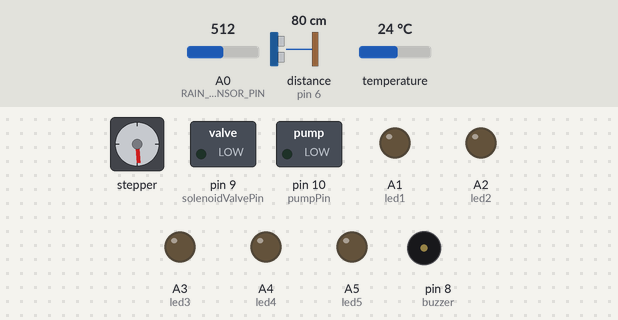
A sketch run on a simulated Arduino Uno, built with avr-gcc and run on an emulated ATmega328P. Shown: stepper motor, switched loads named in the sketch (green lamp = pin HIGH), output pins drawn as LEDs (lit = HIGH), buzzer (waves = sounding, pin HIGH). Wiring (inferred from the names in the program): stepper motor (2048 steps per turn assumed): coils pin 2, pin 3, pin 4, pin 5. The test bench sets the inputs (shaded band); at power-on: A0 (RAIN_SENSOR_PIN) = 512, distance to the obstacle (sensor on pin 6) 80 cm, temperature 24 °C. The echo pulse lasts 58.3 µs per cm; pins used as bus, display or sensor lines are not drawn; what the sketch prints to the serial monitor is not drawn.

Above: at 4.6 s.
4.7 s: A0 (RAIN_SENSOR_PIN) set to 134
7.3 s: A0 (RAIN_SENSOR_PIN) set to 108
At 10.2 s:
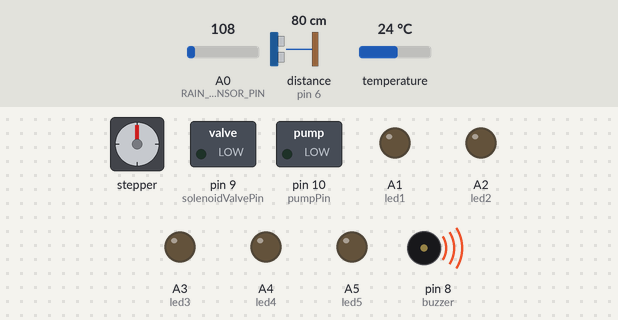
10.8 s: A0 (RAIN_SENSOR_PIN) set to 122
At 13.8 s:
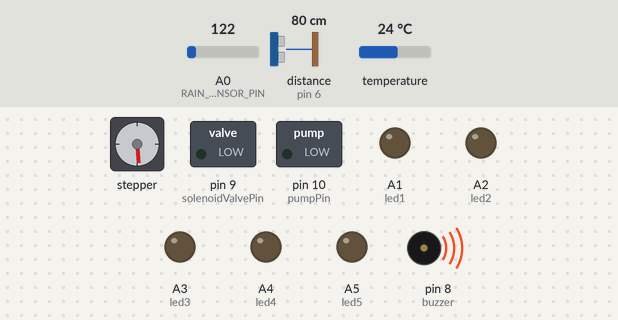
14.3 s: A0 (RAIN_SENSOR_PIN) set to 5
At 15.41 s:
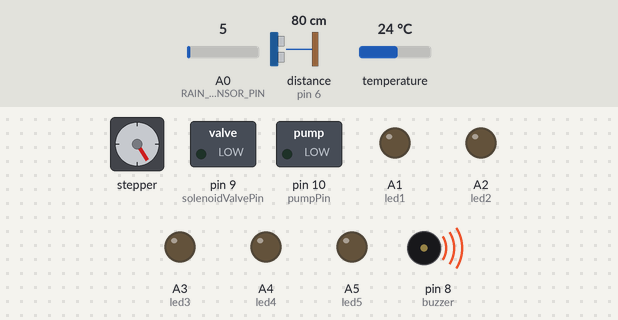
17.8 s: distance to the obstacle (sensor on pin 6) set to 9 cm
At 20.2 s:
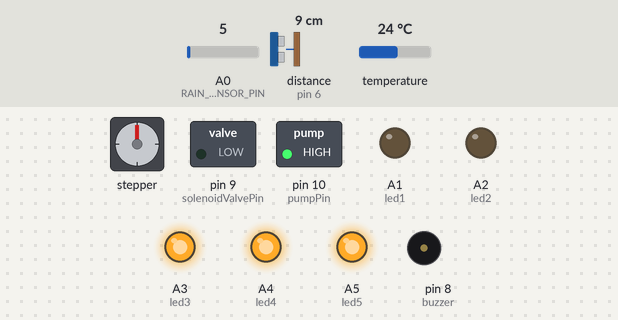
23.8 s: distance to the obstacle (sensor on pin 6) set to 5 cm
At 26.5 s:
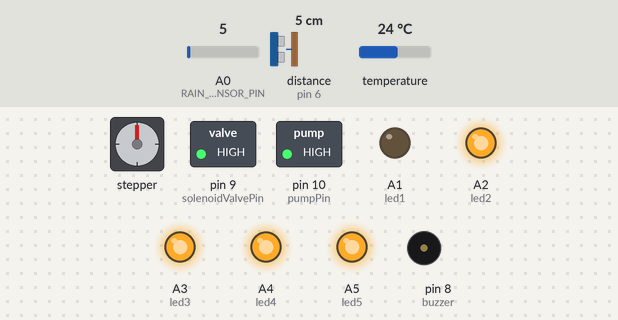
Timing chart, 0 to 28.0 s (numbered marks = the images above; inputs shaded):
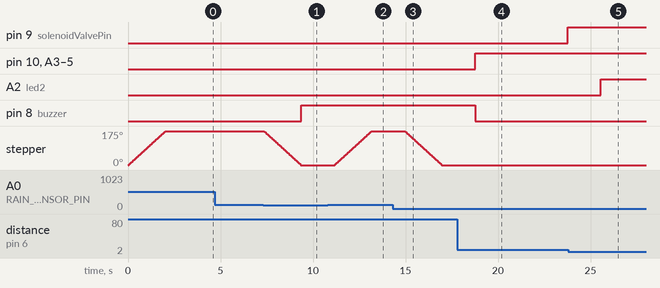

The sketch:

water_tank.ino
```cpp
#define STEPPER_PIN_1 2
#define STEPPER_PIN_2 3
#define STEPPER_PIN_3 4
#define STEPPER_PIN_4 5
#define RAIN_SENSOR_PIN A0
#define THRESHOLD 120

int step_number = 0;
bool isRaining = false;

// Define the pins for the second code
#define trigpin 7
#define echopin 6
#define buzzer 8  // Define the buzzer pin

int led1 = A1;
int led2 = A2;
int led3 = A3;
int led4 = A4;
int led5 = A5;

int solenoidValvePin = 9;  // Pin connected to the solenoid valve
int pumpPin = 10;          // Pin connected to the electric pump
#include <OneWire.h>
#include <DallasTemperature.h>

#define ONE_WIRE_BUS 12

OneWire oneWire(ONE_WIRE_BUS);

DallasTemperature sensors(&oneWire);

 float Celcius=0;
 float Fahrenheit=0;

void setup() {
  // Setup for stepper motor and rain sensor
  pinMode(STEPPER_PIN_1, OUTPUT);
  pinMode(STEPPER_PIN_2, OUTPUT);
  pinMode(STEPPER_PIN_3, OUTPUT);
  pinMode(STEPPER_PIN_4, OUTPUT);

  // Setup for the second code
  Serial.begin(9600);
  pinMode(trigpin, OUTPUT);
  pinMode(echopin, INPUT);
  pinMode(buzzer, OUTPUT);  // Set the buzzer pin as an output
  pinMode(led1, OUTPUT);
  pinMode(led2, OUTPUT);
  pinMode(led3, OUTPUT);
  pinMode(led4, OUTPUT);
  pinMode(led5, OUTPUT);
  pinMode(solenoidValvePin, OUTPUT);  // Set the solenoid valve pin as an output
  pinMode(pumpPin, OUTPUT);           // Set the pump pin as an output

  // Initialize all LEDs, the solenoid valve, the pump, and the buzzer to be off
  digitalWrite(led1, LOW);
  digitalWrite(led2, LOW);
  digitalWrite(led3, LOW);
  digitalWrite(led4, LOW);
  digitalWrite(led5, LOW);
  digitalWrite(buzzer, LOW);
  digitalWrite(solenoidValvePin, LOW);
  digitalWrite(pumpPin, LOW);
  sensors.begin();
}

void loop() {
  // Read the rain sensor value
  int rainValue = analogRead(RAIN_SENSOR_PIN);
  Serial.print("ADC value: ");
  Serial.println(rainValue);

  if (rainValue > THRESHOLD && !isRaining) {
    // Rain detected and motor is not yet moved
    moveStepper(1000, true); // Move forward 180 degrees
    isRaining = true;
    Serial.println("Rain detected, moving 180 degrees.");
    digitalWrite(solenoidValvePin, LOW);  // Turn off solenoid valve
    digitalWrite(pumpPin, LOW);           // Turn off pump
  } else if (rainValue <= THRESHOLD && isRaining) {
    // No rain detected and motor is in the moved position
    moveStepper(1000, false); // Move backward 180 degrees
    isRaining = false;
    Serial.println("No rain, returning 180 degrees.");
  }

  // Only run the second code if there is no rain
  if (!isRaining) {
    int duration, distance;
    Serial.println("Measuring distance.");
    // Send a pulse from the trigger pin
    digitalWrite(trigpin, HIGH);
    delayMicroseconds(10);  // Reduced to 10 microseconds for the pulse duration
    digitalWrite(trigpin, LOW);

    // Measure the duration of the echo pulse
    duration = pulseIn(echopin, HIGH);

    // Calculate the distance in centimeters
    distance = (duration / 2) / 29.1;

    // Print the distance to the serial monitor
    Serial.print("cm: ");
    Serial.println(distance);

    // Control LEDs based on the measured distance
    controlLEDs(distance);

    // Control the buzzer based on the measured distance
    controlBuzzer(distance);

    // Control the solenoid valve and pump based on the measured distance
    controlSolenoidAndPump(distance);
  }
  sensors.requestTemperatures();
  Celcius=sensors.getTempCByIndex(0);
  Fahrenheit=sensors.toFahrenheit(Celcius);
  Serial.print(" C  ");
  Serial.print(Celcius);
  Serial.print(" F  ");
  Serial.println(Fahrenheit);
  delay(1000); // Delay for a while before reading again
}

void moveStepper(int steps, bool dir) {
  for (int a = 0; a < steps; a++) {
    OneStep(dir);
    delay(2);
  }
}

void OneStep(bool dir) {
  if (dir) {
    switch (step_number) {
      case 0:
        digitalWrite(STEPPER_PIN_1, HIGH);
        digitalWrite(STEPPER_PIN_2, LOW);
        digitalWrite(STEPPER_PIN_3, LOW);
        digitalWrite(STEPPER_PIN_4, LOW);
        break;
      case 1:
        digitalWrite(STEPPER_PIN_1, LOW);
        digitalWrite(STEPPER_PIN_2, HIGH);
        digitalWrite(STEPPER_PIN_3, LOW);
        digitalWrite(STEPPER_PIN_4, LOW);
        break;
      case 2:
        digitalWrite(STEPPER_PIN_1, LOW);
        digitalWrite(STEPPER_PIN_2, LOW);
        digitalWrite(STEPPER_PIN_3, HIGH);
        digitalWrite(STEPPER_PIN_4, LOW);
        break;
      case 3:
        digitalWrite(STEPPER_PIN_1, LOW);
        digitalWrite(STEPPER_PIN_2, LOW);
        digitalWrite(STEPPER_PIN_3, LOW);
        digitalWrite(STEPPER_PIN_4, HIGH);
        break;
    }
  } else {
    switch (step_number) {
      case 0:
        digitalWrite(STEPPER_PIN_1, LOW);
        digitalWrite(STEPPER_PIN_2, LOW);
        digitalWrite(STEPPER_PIN_3, LOW);
        digitalWrite(STEPPER_PIN_4, HIGH);
        break;
      case 1:
        digitalWrite(STEPPER_PIN_1, LOW);
        digitalWrite(STEPPER_PIN_2, LOW);
        digitalWrite(STEPPER_PIN_3, HIGH);
        digitalWrite(STEPPER_PIN_4, LOW);
        break;
      case 2:
        digitalWrite(STEPPER_PIN_1, LOW);
        digitalWrite(STEPPER_PIN_2, HIGH);
        digitalWrite(STEPPER_PIN_3, LOW);
        digitalWrite(STEPPER_PIN_4, LOW);
        break;
      case 3:
        digitalWrite(STEPPER_PIN_1, HIGH);
        digitalWrite(STEPPER_PIN_2, LOW);
        digitalWrite(STEPPER_PIN_3, LOW);
        digitalWrite(STEPPER_PIN_4, LOW);
        break;
    }
  }
  step_number++;
  if (step_number > 3) {
    step_number = 0;
  }
}

void controlLEDs(int distance) {
  if (distance <= 3) {
    digitalWrite(led1, HIGH);
    digitalWrite(led2, HIGH);
    digitalWrite(led3, HIGH);
    digitalWrite(led4, HIGH);
    digitalWrite(led5, HIGH);
  } else if (distance > 3 && distance <= 6) {
    digitalWrite(led1, LOW);
    digitalWrite(led2, HIGH);
    digitalWrite(led3, HIGH);
    digitalWrite(led4, HIGH);
    digitalWrite(led5, HIGH);
  } else if (distance > 6 && distance <= 9) {
    digitalWrite(led1, LOW);
    digitalWrite(led2, LOW);
    digitalWrite(led3, HIGH);
    digitalWrite(led4, HIGH);
    digitalWrite(led5, HIGH);
  } else if (distance > 9 && distance <= 12) {
    digitalWrite(led1, LOW);
    digitalWrite(led2, LOW);
    digitalWrite(led3, LOW);
    digitalWrite(led4, HIGH);
    digitalWrite(led5, HIGH);
  } else if (distance > 12 && distance <= 14) {
    digitalWrite(led1, LOW);
    digitalWrite(led2, LOW);
    digitalWrite(led3, LOW);
    digitalWrite(led4, LOW);
    digitalWrite(led5, HIGH);
  } else if (distance >= 15) {
    digitalWrite(led1, LOW);
    digitalWrite(led2, LOW);
    digitalWrite(led3, LOW);
    digitalWrite(led4, LOW);
    digitalWrite(led5, LOW);
  }
}

void controlBuzzer(int distance) {
  if (distance <= 2  || distance >= 13) {
    digitalWrite(buzzer, HIGH);  // Turn on the buzzer
  } else {
    digitalWrite(buzzer, LOW);   // Turn off the buzzer
  }
}

void controlSolenoidAndPump(int distance) {
  if (distance > 3 && distance <= 14) {  // Tank is low
    digitalWrite(pumpPin, HIGH);
    Serial.print("water pump is on  ");
    delay(5000);
    digitalWrite(solenoidValvePin, HIGH);  // Open solenoid valve
    Serial.print("solenoid Valve is on");
  } else {  // Tank is within acceptable range
    digitalWrite(solenoidValvePin, LOW);  // Close solenoid valve
    digitalWrite(pumpPin, LOW);           // Turn off the pump
    Serial.print("water pump is off  ");
    Serial.print("solenoid Valve is off");
  }
}
```

Measured:
- the behaviour switches between 121 and 120 on A0 (RAIN_SENSOR_PIN) (found by bisection; images 0 and 1)
- the behaviour switches between 7 and 6 cm on distance to the obstacle (sensor on pin 6) (found by bisection; images 4 and 5)
- after the input at 4.7 s, every drawn part: stays the same
- after the input at 7.3 s, pin 8 (buzzer): LOW → HIGH after 2.1 s; stepper: turns 175° counter-clockwise in 2.0 s, starting at once
- after the input at 10.8 s, stepper: turns 175° clockwise in 2.0 s, starting after 0.37 s
- after the input at 14.3 s, stepper: turns 175° counter-clockwise in 2.0 s, starting after 0.66 s
- after the input at 17.8 s, pin 9 (solenoidValvePin): LOW → HIGH after 6.0 s; pin 10 (pumpPin), A3 (led3), A4 (led4), A5 (led5): LOW → HIGH after 0.98 s; pin 8 (buzzer): HIGH → LOW after 0.98 s
- after the input at 23.8 s, A2 (led2): LOW → HIGH after 1.7 s
- by itself, stepper: turns 175° clockwise in 2.0 s
